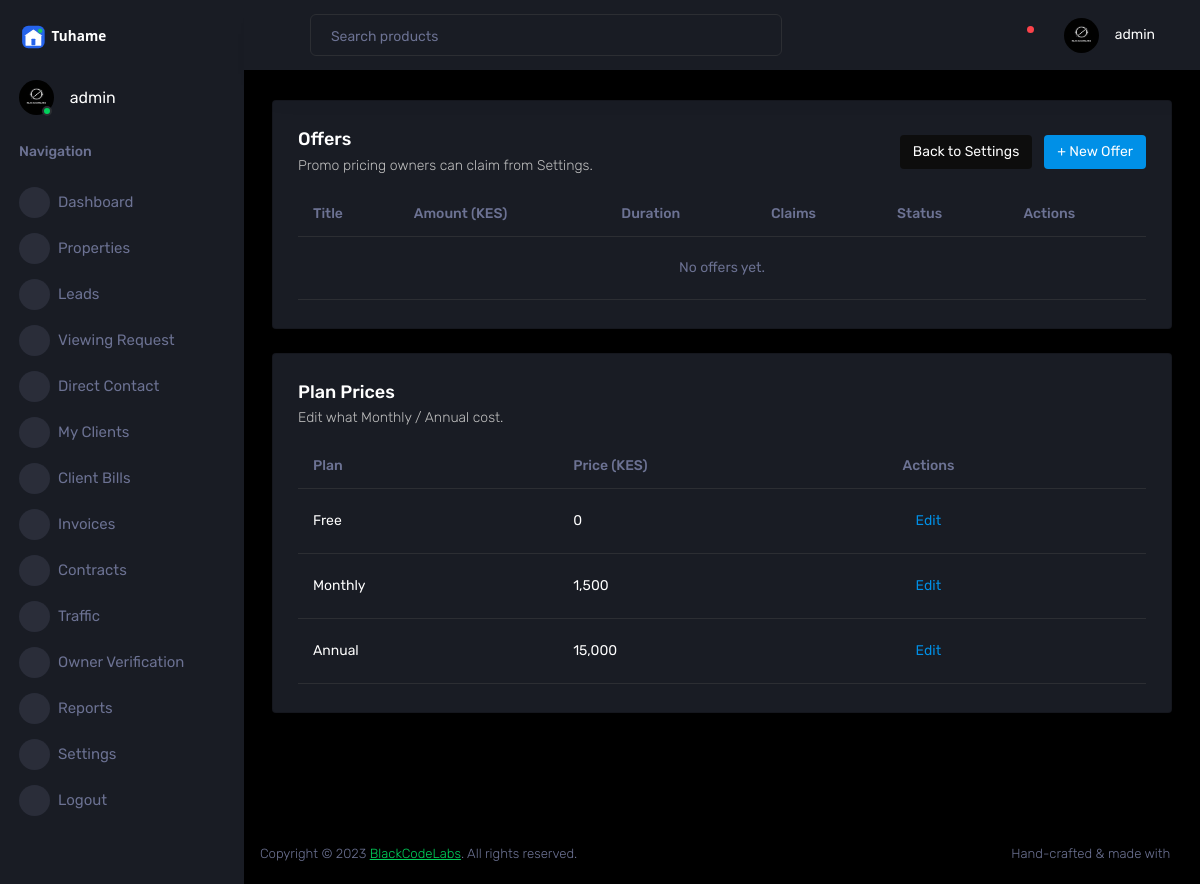
The page /settings/offers/ (signed in) on the database its author committed.
### subscriptions/models.py (models this page shows, shortened)
class SubscriptionPlan(models.Model):
    name = models.CharField(max_length=100)
    slug = models.SlugField(unique=True)
    billing_period = models.CharField(max_length=10, choices=BillingPeriod.choices)
    price = models.DecimalField(max_digits=10, decimal_places=2, default=0)
    description = models.CharField(
        max_length=255, blank=True,
        help_text="Short line shown under the plan name, e.g. 'Unlimited listings, priority support'.",
    )
    is_active = models.BooleanField(default=True)
    sort_order = models.IntegerField(default=0)
    created_at = models.DateTimeField(auto_now_add=True)
    updated_at = models.DateTimeField(auto_now=True)
    class Meta:
        ordering = ['sort_order', 'price']

### subscriptions/views.py (the view)
# urls.py: path('offers/', views.OfferListView.as_view(), name='offer_list'),
class OfferListView(LoginRequiredMixin, SuperuserRequiredMixin, ListView):
    model = Offer
    template_name = 'subscriptions/offer_list.html'
    context_object_name = 'offers'
    def get_context_data(self, **kwargs):
        context = super().get_context_data(**kwargs)
        context['plans'] = SubscriptionPlan.objects.all()
        return context

### Tuhame/dashboard_access.py (called while the page is built)
    def __call__(self, request):
        if request.path.startswith(DASHBOARD_PREFIX) and not self._is_allowed(request.user):
            return self._deny(request)
        return self.get_response(request)

### analytics/device.py (called while the page is built, shortened)
def detect_browser(user_agent):
    if not user_agent:
        return 'Other'
    for name, pattern in _BROWSER_PATTERNS:
        if pattern.search(user_agent):
            return name
    return 'Other'

def detect_device(user_agent):
    if not user_agent:
        return 'other'

def get_client_ip(request):
    forwarded = request.META.get('HTTP_X_FORWARDED_FOR')
    if forwarded:
        return forwarded.split(',')[0].strip()
    return request.META.get('REMOTE_ADDR')

### subscriptions/views.py (called while the page is built)
    def test_func(self):
        return self.request.user.is_superuser

### templates/subscriptions/offer_list.html (shortened to what this page needs)
{% extends "AdminBase.html" %}
{% load humanize %}
{% block content %}
<div class="main-panel">
  <div class="content-wrapper">
    <div class="row">
      <div class="col-12 grid-margin stretch-card">
        <div class="card">
          <div class="card-body">
            <div class="d-flex align-items-center justify-content-between mb-3">
              <div>
                <h4 class="card-title mb-1">Offers</h4>
                <p class="card-description mb-0">Promo pricing owners can claim from Settings.</p>
              </div>
              <div>
                <a href="{% url 'subscriptions:settings' %}" class="btn btn-dark me-2">Back to Settings</a>
                <a href="{% url 'subscriptions:offer_add' %}" class="btn btn-primary">+ New Offer</a>
              </div>
            </div>
            <div class="table-responsive">
              <table class="table table-hover">
                <thead>
                  <tr>
                    <th>Title</th>
                    <th>Amount (KES)</th>
                    <th>Duration</th>
                    <th>Claims</th>
                    <th>Status</th>
                    <th>Actions</th>
                  </tr>
                </thead>
                <tbody>
                  {% for offer in offers %}
                  <tr>
                    <td>{{ offer.title }}</td>
                    <td>{{ offer.amount|floatformat:0|intcomma }}</td>
                    <td>{{ offer.duration_months }} month{{ offer.duration_months|pluralize }}</td>
                    <td>{{ offer.claims_count }} / {{ offer.max_claims }}</td>
                    <td>
                      {% if offer.is_active %}
                        <span class="badge bg-success">Active</span>
                      {% else %}
                        <span class="badge bg-secondary">Inactive</span>
                      {% endif %}
                    </td>
                    <td>
                      <a href="{% url 'subscriptions:offer_edit' offer.pk %}" class="btn btn-sm btn-outline-primary">Edit</a>
                      <form method="post" action="{% url 'subscriptions:offer_delete' offer.pk %}" style="display:inline;" onsubmit="return confirm('Delete this offer? This cannot be undone.');">
                        {% csrf_token %}
                        <button type="submit" class="btn btn-sm btn-outline-danger">Delete</button>
                      </form>
                    </td>
                  </tr>
                  {% empty %}
                  <tr><td colspan="6" class="text-muted text-center py-4">No offers yet.</td></tr>
                  {% endfor %}
                </tbody>
              </table>
            </div>
          </div>
        </div>
      </div>
    </div>
    <div class="row">
      <div class="col-12 grid-margin stretch-card">
        <div class="card">
          <div class="card-body">
            <h4 class="card-title mb-1">Plan Prices</h4>
            <p class="card-description">Edit what Monthly / Annual cost.</p>
            <div class="table-responsive">
              <table class="table table-hover">
                <thead>
                  <tr><th>Plan</th><th>Price (KES)</th><th>Actions</th></tr>
                </thead>
                <tbody>
                  {% for plan in plans %}
                  <tr>
                    <td>{{ plan.name }}</td>
                    <td>{{ plan.price|floatformat:0|intcomma }}</td>
                    <td><a href="{% url 'subscriptions:plan_edit' plan.pk %}" class="btn btn-sm btn-outline-primary">Edit</a></td>
                  </tr>
                  {% endfor %}
                </tbody>
              </table>
            </div>
          </div>
        </div>
      </div>
    </div>
  </div>
  <footer class="footer">
    <div class="d-sm-flex justify-content-center justify-content-sm-between">
      <span class="text-muted text-center text-sm-left d-block d-sm-inline-block">Copyright © 2023 <a href="https://www.blackcodelab.com/" target="_blank">BlackCodeLabs</a>. All rights reserved.</span>
      <span class="text-muted float-none float-sm-end d-block mt-1 mt-sm-0 text-center">Hand-crafted & made with <i class="mdi mdi-heart text-danger"></i></span>
    </div>
  </footer>
</div>
{% endblock content %}

### templates/AdminBase.html (shortened to what this page needs)
{% load static %}
<!DOCTYPE html>
<html lang="en">
  <head>
    <link rel="stylesheet" href="{% static "2Hame/assets/vendors/mdi/css/materialdesignicons.min.css" %}">
    <link rel="stylesheet" href="{% static "2Hame/assets/vendors/ti-icons/css/themify-icons.css" %}">
    <link rel="stylesheet" href="{% static "2Hame/assets/vendors/css/vendor.bundle.base.css" %}">
    <link rel="stylesheet" href="{% static "2Hame/assets/vendors/font-awesome/css/font-awesome.min.css" %}">
    <link rel="stylesheet" href="{% static "2Hame/assets/css/style.css" %}">
  </head>
  <body>
    <div class="container-scroller">
      <nav class="sidebar sidebar-offcanvas" id="sidebar">
        <div class="sidebar-brand-wrapper d-none d-lg-flex align-items-center justify-content-center fixed-top">
          <a class="sidebar-brand brand-logo" href="{% url "dashboard" %}"><img src="{% static "2Hame/assets/images/logo-full.svg" %}" alt="Tuhame" /></a>
        </div>
        <ul class="nav">
          <li class="nav-item profile">
            <div class="profile-desc">
              <div class="profile-pic">
                <div class="count-indicator">
                  <img class="img-xs rounded-circle " src="{% static "2Hame/assets/images/logo.jpg" %}" alt="">
                  <span class="count bg-success"></span>
                </div>
                <div class="profile-name">
                  <h5 class="mb-0 font-weight-normal">{{ request.user.get_full_name|default:request.user.username }}</h5>
                </div>
              </div>
              <a href="#" id="profile-dropdown" data-bs-toggle="dropdown"><i class="mdi mdi-dots-vertical"></i></a>
            </div>
          </li>
          <li class="nav-item nav-category">
            <span class="nav-link">Navigation</span>
          </li>
          <li class="nav-item menu-items">
            <a class="nav-link" href="{% url "dashboard" %}">
              <span class="menu-icon">
                <i class="mdi mdi-speedometer"></i>
              </span>
              <span class="menu-title">Dashboard</span>
            </a>
          </li>
          <li class="nav-item menu-items">
            <a class="nav-link" data-bs-toggle="collapse" href="#ui-basic" aria-expanded="false" aria-controls="ui-basic">
              <span class="menu-icon">
                <i class="mdi mdi-laptop"></i>
              </span>
              <span class="menu-title">Properties</span>
              <i class="menu-arrow"></i>
            </a>
          </li>
          {% if request.user.is_superuser or request.user.profile.role == 'owner' and request.user.profile.is_verified_owner %}
          <li class="nav-item menu-items">
            <a class="nav-link" data-bs-toggle="collapse" href="#ui-leads" aria-expanded="false" aria-controls="ui-leads">
              <span class="menu-icon">
                <i class="mdi mdi-account-star-outline"></i>
              </span>
              <span class="menu-title">Leads</span>
              <i class="menu-arrow"></i>
            </a>
          </li>
          {% endif %}
          <li class="nav-item menu-items">
            <a class="nav-link" data-bs-toggle="collapse" href="#ui-viewing" aria-expanded="false" aria-controls="ui-basic">
              <span class="menu-icon">
                <i class="mdi mdi-laptop"></i>
              </span>
              <span class="menu-title">Viewing Request</span>
              <i class="menu-arrow"></i>
            </a>
          </li>
          <li class="nav-item menu-items">
            <a class="nav-link" data-bs-toggle="collapse" href="#ui-basic2" aria-expanded="false" aria-controls="ui-basic">
              <span class="menu-icon">
                <i class="mdi mdi-laptop"></i>
              </span>
              <span class="menu-title">Direct Contact</span>
              <i class="menu-arrow"></i>
            </a>
          </li>
          <li class="nav-item menu-items">
            <a class="nav-link" data-bs-toggle="collapse" href="#ui-basic3" aria-expanded="false" aria-controls="ui-basic">
              <span class="menu-icon">
                <i class="mdi mdi-laptop"></i>
              </span>
              <span class="menu-title">My Clients</span>
              <i class="menu-arrow"></i>
            </a>
          </li>
          <li class="nav-item menu-items">
            <a class="nav-link" data-bs-toggle="collapse" href="#ui-basic3s" aria-expanded="false" aria-controls="ui-basic">
              <span class="menu-icon">
                <i class="mdi mdi-laptop"></i>
              </span>
              <span class="menu-title">Client Bills</span>
              <i class="menu-arrow"></i>
            </a>
          </li>
          <li class="nav-item menu-items">
            <a class="nav-link" data-bs-toggle="collapse" href="#ui-basic4" aria-expanded="false" aria-controls="ui-basic">
              <span class="menu-icon">
                <i class="mdi mdi-cash"></i>
              </span>
              <span class="menu-title">Invoices</span>
              <i class="menu-arrow"></i>
            </a>
          </li>
          <li class="nav-item menu-items">
            <a class="nav-link" data-bs-toggle="collapse" href="#ui-basic4c" aria-expanded="false" aria-controls="ui-basic">
              <span class="menu-icon">
                <i class="mdi mdi-file-document-outline"></i>
              </span>
              <span class="menu-title">Contracts</span>
              <i class="menu-arrow"></i>
            </a>
          </li>
          {% if request.user.is_superuser %}
          <li class="nav-item menu-items">
            <a class="nav-link" data-bs-toggle="collapse" href="#ui-traffic" aria-expanded="false" aria-controls="ui-traffic">
              <span class="menu-icon">
                <i class="mdi mdi-chart-line"></i>
              </span>
              <span class="menu-title">Traffic</span>
              <i class="menu-arrow"></i>
            </a>
          </li>
          {% endif %}
          {% if request.user.is_superuser %}
          <li class="nav-item menu-items">
            <a class="nav-link" href="{% url "owner_verification_queue" %}">
              <span class="menu-icon">
                <i class="mdi mdi-account-check-outline"></i>
              </span>
              <span class="menu-title">Owner Verification</span>
            </a>
          </li>
          {% endif %}
          <li class="nav-item menu-items">
            <a class="nav-link" data-bs-toggle="collapse" href="#ui-basic5" aria-expanded="false" aria-controls="ui-basic">
              <span class="menu-icon">
                <i class="mdi mdi-cash"></i>
              </span>
              <span class="menu-title">Reports</span>
              <i class="menu-arrow"></i>
            </a>
          </li>
          <li class="nav-item menu-items">
            <a class="nav-link" href="{% url "subscriptions:settings" %}">
              <span class="menu-icon">
                <i class="mdi mdi-playlist-play"></i>
              </span>
              <span class="menu-title">Settings</span>
            </a>
          </li>
          <li class="nav-item menu-items">
            <a class="nav-link" href="{% url "logout" %}">
              <span class="menu-icon">
                <i class="mdi mdi-logout"></i>
              </span>
              <span class="menu-title">Logout</span>
              <i class="menu-arrow"></i>
            </a>
          </li>
        </ul>
      </nav>
      <div class="container-fluid page-body-wrapper">
        <nav class="navbar p-0 fixed-top d-flex flex-row">
          <div class="navbar-menu-wrapper flex-grow d-flex align-items-stretch">
            <button class="navbar-toggler navbar-toggler align-self-center" type="button" data-toggle="minimize">
              <span class="mdi mdi-menu"></span>
            </button>
            <ul class="navbar-nav w-100">
              <li class="nav-item w-100">
                <form class="nav-link mt-2 mt-md-0 d-none d-lg-flex search">
                  <input type="text" class="form-control" placeholder="Search products">
                </form>
              </li>
            </ul>
            <ul class="navbar-nav navbar-nav-right">
              <li class="nav-item nav-settings d-none d-lg-block">
                <a class="nav-link" href="#">
                  <i class="mdi mdi-view-grid"></i>
                </a>
              </li>
              <li class="nav-item dropdown border-left">
                <a class="nav-link count-indicator dropdown-toggle" id="notificationDropdown" href="#" data-bs-toggle="dropdown">
                  <i class="mdi mdi-bell"></i>
                  <span class="count bg-danger"></span>
                </a>
              </li>
              <li class="nav-item dropdown">
                <a class="nav-link" id="profileDropdown" href="#" data-bs-toggle="dropdown">
                  <div class="navbar-profile">
                    <img class="img-xs rounded-circle" src="{% static "2Hame/assets/images/logo.jpg" %}" alt="">
                    <p class="mb-0 d-none d-sm-block navbar-profile-name">{{ request.user.get_full_name|default:request.user.username }}</p>
                    <i class="mdi mdi-menu-down d-none d-sm-block"></i>
                  </div>
                </a>
              </li>
            </ul>
          </div>
        </nav>
        {% block content %}{% endblock content %}
      </div>
    </div>
  </body>
</html>

### rows shown on the page
SubscriptionPlan: name "Free", price "0"
SubscriptionPlan: name "Monthly", price "1,500"
SubscriptionPlan: name "Annual", price "15,000"

### other values the page prints
{{ request.user.get_full_name|default:request.user.username }} "admin"
